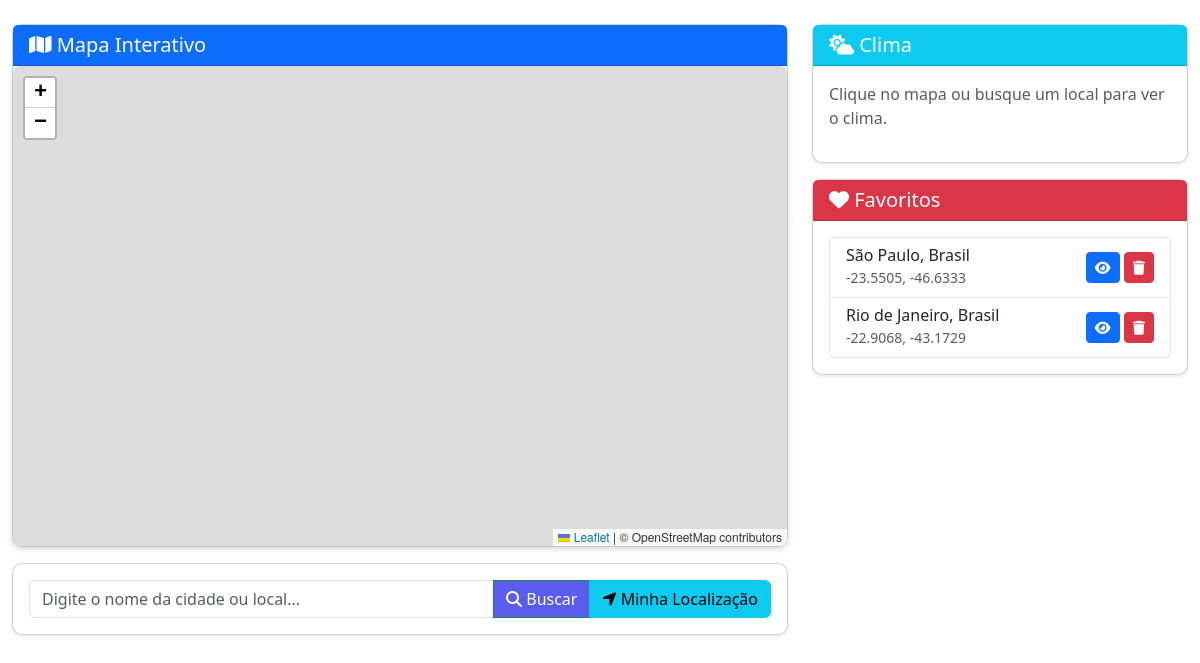
/home.php (signed in), run on the app's committed database.
### tables this page shows
CREATE TABLE favoritos (
    id INT AUTO_INCREMENT PRIMARY KEY,
    usuario_id INT NOT NULL,
    nome_local VARCHAR(100) NOT NULL,
    latitude DECIMAL(10,8) NOT NULL,
    longitude DECIMAL(11,8) NOT NULL,
    apelido VARCHAR(100) NULL,
    ordem INT NULL,
    criado_em TIMESTAMP NOT NULL DEFAULT CURRENT_TIMESTAMP,
    CONSTRAINT fk_fav_user FOREIGN KEY (usuario_id)
      REFERENCES usuarios(id) ON DELETE CASCADE,
    UNIQUE KEY uq_fav_user_lat_lon (usuario_id, latitude, longitude)
);

### check_login.php (called while the page is built, shortened)
<?php
function get_user_id() {
    return $_SESSION['usuario_id'] ?? null;
}

### home.php (the view, shortened to what this page needs)
<?php
require 'config.php';
require 'check_login.php';
$usuario_id = get_user_id();
$stmt = $mysqli->prepare("SELECT * FROM favoritos WHERE usuario_id = ? ORDER BY COALESCE(ordem, 999999), criado_em DESC");
$stmt->bind_param("i", $usuario_id);
$stmt->execute();
$result = $stmt->get_result();
$favoritos = $result->fetch_all(MYSQLI_ASSOC);
$stmt = $mysqli->prepare("SELECT * FROM config_usuario WHERE usuario_id = ?");
$stmt->bind_param("i", $usuario_id);
$stmt->execute();
$result = $stmt->get_result();
$config = $result->fetch_assoc();
if (!$config) {
    $unidade_temp = 'C';
    $idioma = 'pt';
    $tema = 'light';
    $stmt = $mysqli->prepare("INSERT INTO config_usuario (usuario_id, unidade_temp, idioma, tema) VALUES (?, ?, ?, ?)");
    $stmt->bind_param("isss", $usuario_id, $unidade_temp, $idioma, $tema);
    $stmt->execute();
    $stmt->close();
} else {
    $tema = $config['tema'] ?? 'light';
}
?>
<!DOCTYPE html>
<html lang="pt-BR">
<head>
    <link href="https://cdn.jsdelivr.net/npm/bootstrap@5.3.3/dist/css/bootstrap.min.css" rel="stylesheet">
    <link rel="stylesheet" href="https://cdnjs.cloudflare.com/ajax/libs/font-awesome/6.4.0/css/all.min.css">
    <link rel="stylesheet" href="https://unpkg.com/leaflet@1.9.4/dist/leaflet.css" />
    <link rel="stylesheet" href="Home.css">
</head>
<body class="<?php echo $tema === 'dark' ? 'bg-dark text-white' : ''; ?>">
    <div class="container-fluid py-4">
        <div class="row">
            <div class="col-lg-8">
                <div class="card shadow-sm">
                    <div class="card-header bg-primary text-white">
                        <h5 class="mb-0"><i class="fas fa-map"></i> Mapa Interativo</h5>
                    </div>
                    <div class="card-body p-0">
                        <div id="map"></div>
                    </div>
                </div>
                <div class="card shadow-sm mt-3">
                    <div class="card-body">
                        <div class="input-group">
                            <input type="text" id="searchInput" class="form-control" placeholder="Digite o nome da cidade ou local...">
                            <button class="btn btn-success" id="localizar" type="button" onclick="searchLocation()">
                                <i class="fas fa-search"></i> Buscar
                            </button>
                            <button class="btn btn-info" id="geolocate" type="button" onclick="useGeolocation()">
                                <i class="fas fa-location-arrow"></i> Minha Localização
                            </button>
                        </div>
                    </div>
                </div>
            </div>
            <div class="col-lg-4">
                <div id="weatherDetails" class="card shadow-sm mb-3">
                    <div class="card-header bg-info text-white">
                        <h5 class="mb-0"><i class="fas fa-cloud-sun"></i> Clima</h5>
                    </div>
                    <div class="card-body">
                        <p class="text-muted">Clique no mapa ou busque um local para ver o clima.</p>
                    </div>
                </div>
                <div class="card shadow-sm">
                    <div class="card-header bg-danger text-white">
                        <h5 class="mb-0"><i class="fas fa-heart"></i> Favoritos</h5>
                    </div>
                    <div class="card-body">
                        <?php if (empty($favoritos)): ?>
                            <p class="text-muted">Clique no mapa para adicionar favoritos.</p>
                        <?php else: ?>
                            <div class="list-group">
                                <?php foreach ($favoritos as $f): ?>
                                    <div class="list-group-item favorite-item">
                                        <div class="d-flex justify-content-between align-items-center">
                                            <div>
                                                <h6 class="mb-0"><?php echo htmlspecialchars($f['nome_local']); ?></h6>
                                                <small class="text-muted"><?php echo round($f['latitude'], 4); ?>, <?php echo round($f['longitude'], 4); ?></small>
                                            </div>
                                            <div>
                                                <button class="btn btn-sm btn-primary" onclick="showWeather(<?php echo $f['latitude']; ?>, <?php echo $f['longitude']; ?>)">
                                                    <i class="fas fa-eye"></i>
                                                </button>
                                                <a class="btn btn-sm btn-danger" href="remover_favorito.php?id=<?php echo $f['id']; ?>">
                                                    <i class="fas fa-trash"></i>
                                                </a>
                                            </div>
                                        </div>
                                    </div>
                                <?php endforeach; ?>
                            </div>
                        <?php endif; ?>
                    </div>
                </div>
            </div>
        </div>
    </div>

### Home.css (style rules this page uses)
.leaflet-container { overflow: hidden; }
.leaflet-container.leaflet-touch-zoom { -ms-touch-action: pan-x pan-y; touch-action: pan-x pan-y; }
.leaflet-container.leaflet-touch-drag { -ms-touch-action: pinch-zoom; touch-action: none; touch-action: pinch-zoom; }
.leaflet-container.leaflet-touch-drag.leaflet-touch-zoom { -ms-touch-action: none; touch-action: none; }
.leaflet-container { -webkit-tap-highlight-color: transparent; }
.leaflet-grab { cursor: -webkit-grab; cursor: -moz-grab; cursor: grab; }
.leaflet-container { background: #ddd; outline-offset: 1px; }
.leaflet-container { font-family: "Helvetica Neue", Arial, Helvetica, sans-serif; font-size: 12px; font-size: 0.75rem; line-height: 1.5; }
#localizar { background-color: rgb(91, 91, 238); }
.card { box-shadow: 0 4px 15px rgba(0, 0, 0, 0.1); border-radius: 10px; }

### home.php (style rules this page uses)
#map { height: 60vh; border-radius: 8px; box-shadow: 0 2px 8px rgba(0,0,0,0.1); }
.favorite-item { transition: all 0.3s ease; }

### data on the page
favoritos: nome_local "São Paulo, Brasil", latitude "-23.5505", longitude "-46.6333"
favoritos: nome_local "Rio de Janeiro, Brasil", latitude "-22.9068", longitude "-43.1729"
